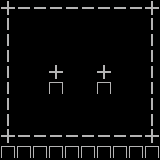

A level layout from a 2D game, rendered from its tile map. Below: a short description, then the map file with its tile-grid data intact:
An orthogonal 10x10 tile map with 16x16 px tiles, 1 tile layer (Tile Layer 1).

<map version="1.0" orientation="orthogonal" renderorder="right-down" width="10" height="10" tilewidth="16" tileheight="16">
 <tileset firstgid="1" name="Dungeonsets" tilewidth="16" tileheight="16">
  <image source="../Dungeonsets.png" width="80" height="160" />
 </tileset>
 <layer name="Tile Layer 1" width="10" height="10">
  <data>
   <tile gid="2" />
   <tile gid="4" />
   <tile gid="4" />
   <tile gid="4" />
   <tile gid="4" />
   <tile gid="4" />
   <tile gid="4" />
   <tile gid="4" />
   <tile gid="4" />
   <tile gid="2" />
   <tile gid="5" />
   <tile gid="0" />
   <tile gid="0" />
   <tile gid="0" />
   <tile gid="0" />
   <tile gid="0" />
   <tile gid="0" />
   <tile gid="0" />
   <tile gid="0" />
   <tile gid="5" />
   <tile gid="5" />
   <tile gid="0" />
   <tile gid="0" />
   <tile gid="0" />
   <tile gid="0" />
   <tile gid="0" />
   <tile gid="0" />
   <tile gid="0" />
   <tile gid="0" />
   <tile gid="5" />
   <tile gid="5" />
   <tile gid="0" />
   <tile gid="0" />
   <tile gid="0" />
   <tile gid="0" />
   <tile gid="0" />
   <tile gid="0" />
   <tile gid="0" />
   <tile gid="0" />
   <tile gid="5" />
   <tile gid="5" />
   <tile gid="0" />
   <tile gid="0" />
   <tile gid="2" />
   <tile gid="0" />
   <tile gid="0" />
   <tile gid="2" />
   <tile gid="0" />
   <tile gid="0" />
   <tile gid="5" />
   <tile gid="5" />
   <tile gid="0" />
   <tile gid="0" />
   <tile gid="3" />
   <tile gid="0" />
   <tile gid="0" />
   <tile gid="3" />
   <tile gid="0" />
   <tile gid="0" />
   <tile gid="5" />
   <tile gid="5" />
   <tile gid="0" />
   <tile gid="0" />
   <tile gid="0" />
   <tile gid="0" />
   <tile gid="0" />
   <tile gid="0" />
   <tile gid="0" />
   <tile gid="0" />
   <tile gid="5" />
   <tile gid="5" />
   <tile gid="0" />
   <tile gid="0" />
   <tile gid="0" />
   <tile gid="0" />
   <tile gid="0" />
   <tile gid="0" />
   <tile gid="0" />
   <tile gid="0" />
   <tile gid="5" />
   <tile gid="2" />
   <tile gid="4" />
   <tile gid="4" />
   <tile gid="4" />
   <tile gid="4" />
   <tile gid="4" />
   <tile gid="4" />
   <tile gid="4" />
   <tile gid="4" />
   <tile gid="2" />
   <tile gid="3" />
   <tile gid="3" />
   <tile gid="3" />
   <tile gid="3" />
   <tile gid="3" />
   <tile gid="3" />
   <tile gid="3" />
   <tile gid="3" />
   <tile gid="3" />
   <tile gid="3" />
  </data>
 </layer>
</map>
